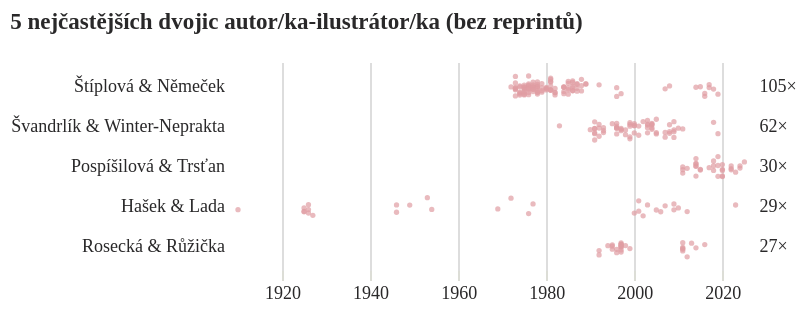

The notebook cell this image was saved under:
### Code cell
base_ill = alt.Chart(
    alt_friendly(do_grafu), 
    title=alt.TitleParams(f"{len(dvojice_aut_ill)} nejčastějších dvojic autor/ka-ilustrátor/ka (bez reprintů)")).mark_circle(size=7, filled=True) 

tecky_ill = base_ill.encode(
            x=alt.X("rok:T", title=None, axis=alt.Axis(domainOpacity=0, tickColor='#DCDDD6')), 
            y=alt.Y("dvojice:N", sort=dvojice_sort, title=None, axis=alt.Axis(orient='left', domainOpacity=0, tickColor='white', labelExpr='split(datum.label, "× ")[1]')), 
            yOffset=alt.YOffset("jitter:Q", scale=alt.Scale(range=[3, 15])), 
            color=alt.Color('dvojice:N', scale=alt.Scale(range=['#E09DA3']), 
                            sort=dvojice_sort).legend(None)) \
        .transform_calculate(jitter="sqrt(-2*log(random()))*cos(2*PI*random())")

pocty_ill = base_ill.mark_text().encode(x=alt.X('rok:T', title=None), 
    y=alt.Y('dvojice:N', title=None, sort=dvojice_sort, axis=alt.Axis(orient="right", tickColor='white', labelExpr='split(datum.label, " ")[0]')))

zebricek_ill = alt.layer(tecky_ill, pocty_ill).configure_view(stroke='transparent').properties(
    width=kredity['sirka'] * 1.12, 
    autosize={'type': 'fit', 'contains': 'padding'}
)

zebricek_ill

### Figure 1 — Vega-Lite specification as saved in the notebook (floating-point values rounded to 4 significant figures; data arrays with more than 128 entries replaced by an {"elided": "..."} marker saying what was removed)
{"config": {"title": {"font": "Noticia Text", "fontSize": 11.5, "anchor": "start", "lineHeight": 19, "fontWeight": "bolder", "subtitleFont": "Noticia Text", "subtitleFontSize": 10, "subtitleLineHeight": 15, "subtitlePadding": 10, "dy": -10, "color": "#292829", "subtitleColor": "#292829"}, "axis": {"labelFont": "Asap", "titleFont": "Asap", "fontWeight": "lighter", "titleFontWeight": "lighter", "labelFontSize": 9, "titleFontSize": 9, "labelPadding": 2, "titlePadding": 9, "domainOpacity": 0, "tickColor": "#DCDDD6", "labelColor": "#292829"}, "legend": {"labelFont": "Asap", "labelFontWeight": "normal", "titleFont": "Asap", "titleFontWeight": "normal", "labelFontSize": 9, "titleFontSize": 9, "labelColor": "#292829"}, "view": {"stroke": "transparent"}}, "layer": [{"mark": {"type": "circle", "filled": true, "size": 7}, "encoding": {"color": {"field": "dvojice", "legend": null, "scale": {"range": ["#E09DA3"]}, "sort": ["105× Štíplová & Němeček", "62× Švandrlík & Winter-Neprakta", "30× Pospíšilová & Trsťan", "29× Hašek & Lada", "27× Rosecká & Růžička"], "type": "nominal"}, "x": {"axis": {"domainOpacity": 0, "tickColor": "#DCDDD6"}, "field": "rok", "title": null, "type": "temporal"}, "y": {"axis": {"domainOpacity": 0, "labelExpr": "split(datum.label, \"× \")[1]", "orient": "left", "tickColor": "white"}, "field": "dvojice", "sort": ["105× Štíplová & Němeček", "62× Švandrlík & Winter-Neprakta", "30× Pospíšilová & Trsťan", "29× Hašek & Lada", "27× Rosecká & Růžička"], "title": null, "type": "nominal"}, "yOffset": {"field": "jitter", "scale": {"range": [3, 15]}, "type": "quantitative"}}, "title": {"text": "5 nejčastějších dvojic autor/ka-ilustrátor/ka (bez reprintů)"}, "transform": [{"calculate": "sqrt(-2*log(random()))*cos(2*PI*random())", "as": "jitter"}]}, {"mark": {"type": "text"}, "encoding": {"x": {"field": "rok", "title": null, "type": "temporal"}, "y": {"axis": {"labelExpr": "split(datum.label, \" \")[0]", "orient": "right", "tickColor": "white"}, "field": "dvojice", "sort": ["105× Štíplová & Němeček", "62× Švandrlík & Winter-Neprakta", "30× Pospíšilová & Trsťan", "29× Hašek & Lada", "27× Rosecká & Růžička"], "title": null, "type": "nominal"}}, "title": {"text": "5 nejčastějších dvojic autor/ka-ilustrátor/ka (bez reprintů)"}}], "autosize": {"type": "fit", "contains": "padding"}, "data": {"name": "data-35f9bce9b38154ca558a60e2ccf7e663"}, "width": 403.2, "$schema": "https://vega.github.io/schema/vega-lite/v5.8.0.json", "datasets": {"data-35f9bce9b38154ca558a60e2ccf7e663": {"elided": "261 records"}}}
